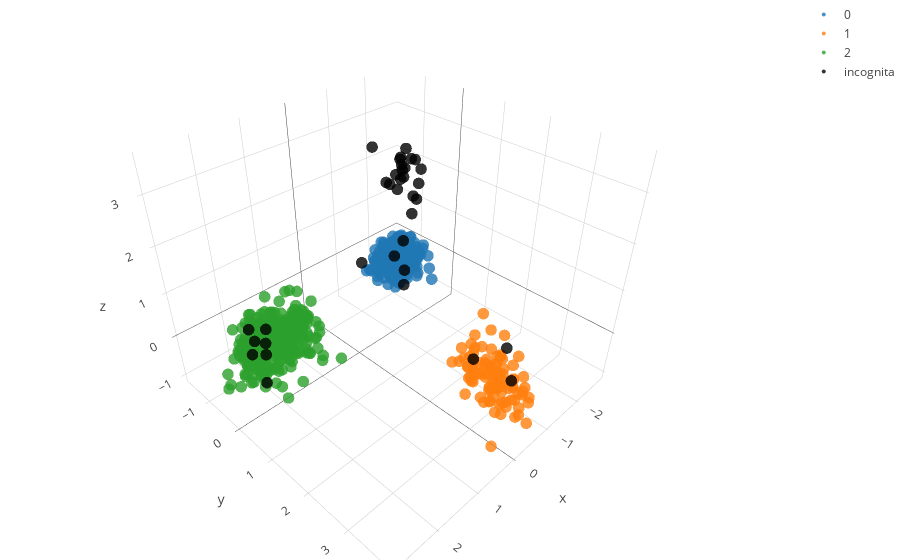

The cell this chart's notebook holds for it:
### Markdown cell above
Let's look at what we've got.

### Code cell
## Our reference populations
fig_data= [go.Scatter3d(
        x = features[[x for x in range(sum(Sizes)) if label_vector[x] == i],0],
        y = features[[x for x in range(sum(Sizes)) if label_vector[x] == i],1],
        z = features[[x for x in range(sum(Sizes)) if label_vector[x] == i],2],
        type='scatter3d',
        mode= "markers",
        marker= {
        'line': {'width': 0},
        'size': 4,
        'symbol': 'circle',
      "opacity": .8
      },
      name= str(i)
    ) for i in labels]


## The incognita:
admx_t= [y for y in it.chain(*admixed.values())] 
admx_t= np.array(admx_t)
admx_t= pca.transform(admx_t)

fig_data.append(
    go.Scatter3d(
        x = admx_t[:,0],
        y = admx_t[:,1],
        z = admx_t[:,2],
        type='scatter3d',
        mode= "markers",
        marker= {
        'color':'rgb(0,0,0)',
        'line': {'width': 0},
        'size': 4,
        'symbol': 'circle',
      "opacity": .8
      },
      name= 'incognita'
    ))


layout = go.Layout(
    margin=dict(
        l=0,
        r=0,
        b=0,
        t=0
    )
)

fig = go.Figure(data=fig_data, layout=layout)
iplot(fig)
